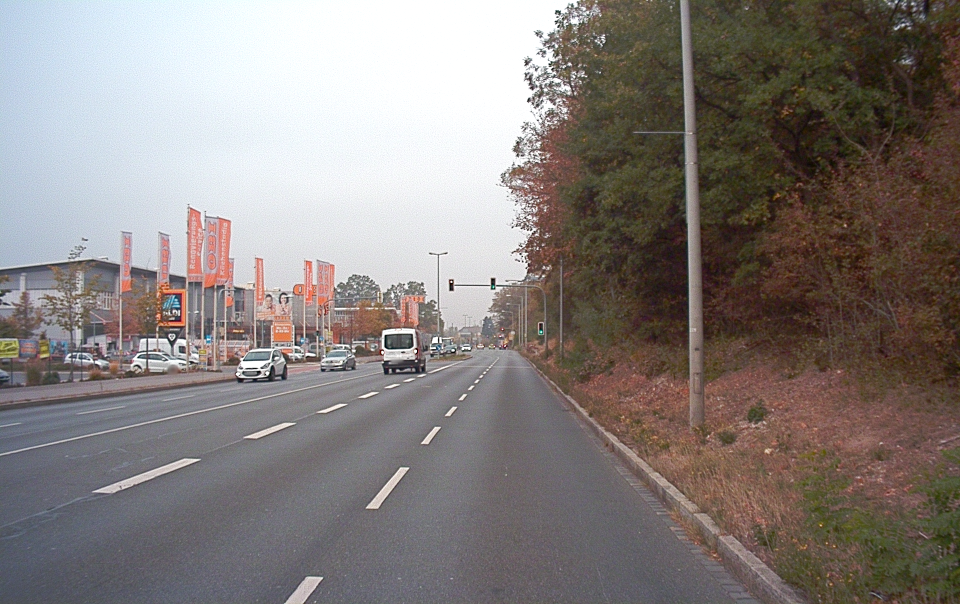
#> input picture IPM/20181008095521_camera_frontcenter_000000595.png, 1920 x 1208 px (shown at 1/2 size)
$ jupyter execute ROI.ipynb
#> lines starting #> are read from the running program, lines starting #| are printed output that depends on the picture; after the words box and inside, x2 and y2 are one past the last pixel; in counts of white or black regions, pixels touching at a corner belong together
[cell 1]
# "left": 200,
# "right": 1750,
# "top": 900,
# "bottom": 1208

[cell 2]
import cv2
import matplotlib.pyplot as plt

[cell 3]
img = cv2.imread("20181008095521_camera_frontcenter_000000595.png")
#> img is the input picture: shape (1208, 1920, 3); mean B, G, R 124.1, 127.1, 134.3
# cv2.imshow("Normal", img)
# cv2.waitKey(0)
# cv2.destroyAllWindows()

[cell 4]
for i in range(200-1, 1750-1):
    img[900-1][i] = (0, 0, 255)
    img[1208-3][i] = (0, 0, 255)
    img[900][i] = (0, 0, 255)
    img[1208-2][i] = (0, 0, 255)
    img[900+1][i] = (0, 0, 255)
    img[1208-1][i] = (0, 0, 255)
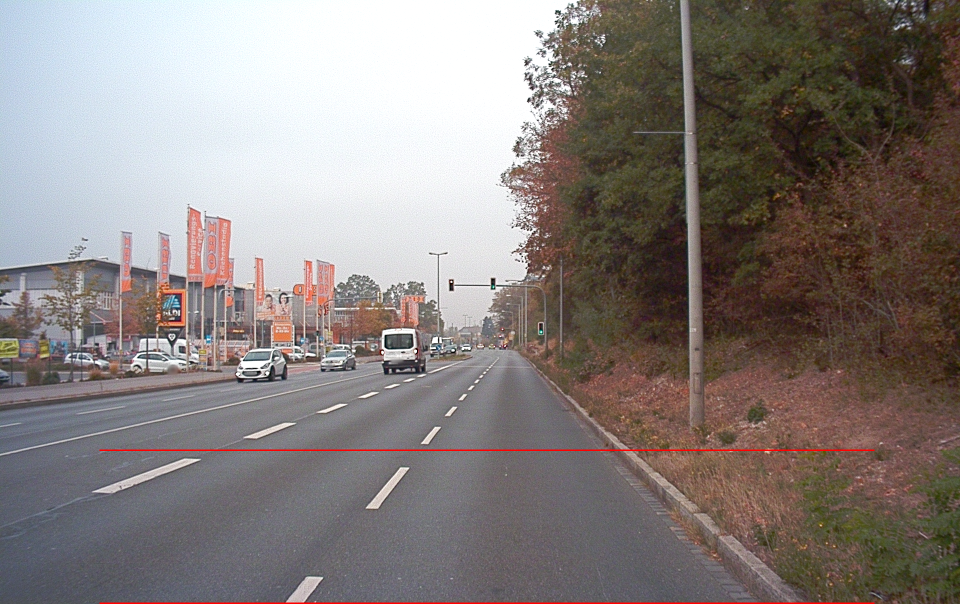
#> img: shape (1208, 1920, 3) (shown at 1/2 size); 0.4% of pixels changed, all inside (x1, y1, x2, y2) = (199, 899, 1749, 1208)

for i in range(900-1, 1208-1):
    img[i][200-1] = (0, 0, 255)
    img[i][1750-1] = (0, 0, 255)
    img[i][200] = (0, 0, 255)
    img[i][1750] = (0, 0, 255)
    img[i][200+1] = (0, 0, 255)
    img[i][1750+1] = (0, 0, 255)
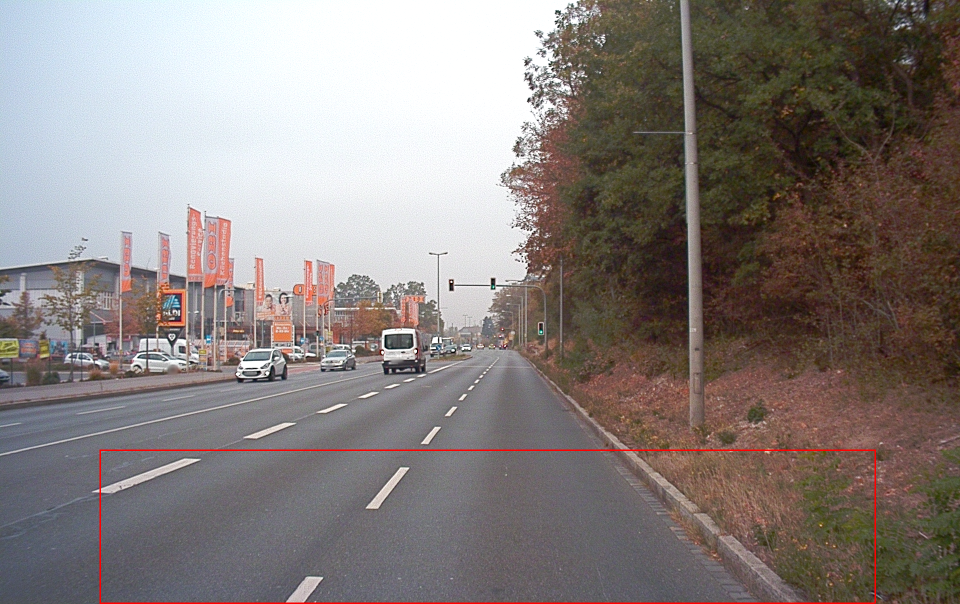
#> img: shape (1208, 1920, 3) (shown at 1/2 size); 0.08% of pixels changed, all inside (x1, y1, x2, y2) = (199, 899, 1752, 1207)

# cv2.imshow("Normal", img)
# cv2.waitKey(0)
# cv2.destroyAllWindows()

[cell 5]
plt.imshow(img)

[cell 6]
cv2.imwrite("NormalROI.png", img)
#> Out = True

$ run again, with IPM/20181107133445_camera_frontcenter_000002022.png copied over IPM/20181008095521_camera_frontcenter_000000595.png
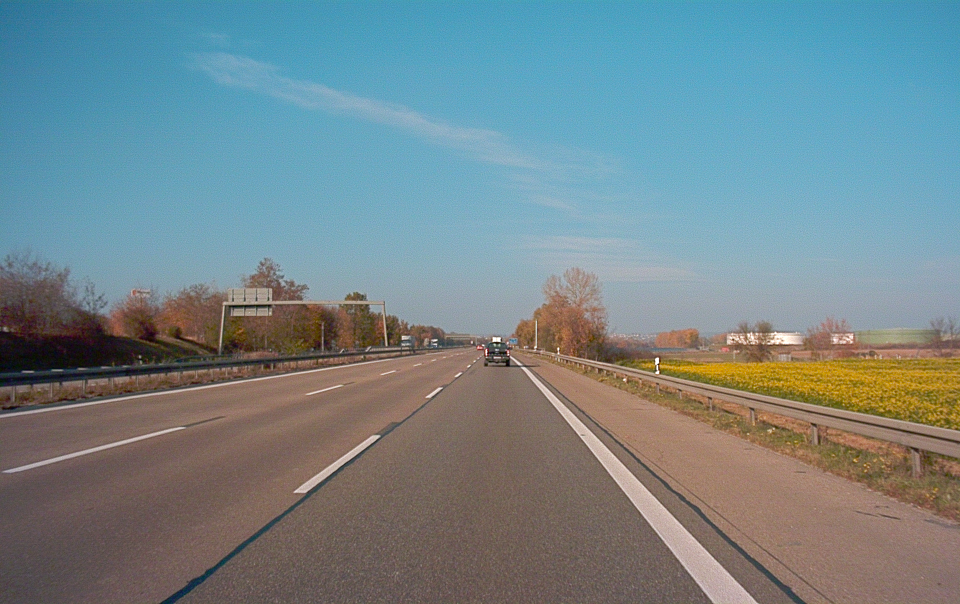
#> input picture IPM/20181107133445_camera_frontcenter_000002022.png, 1920 x 1208 px (shown at 1/2 size)
#> img is the input picture: shape (1208, 1920, 3); mean B, G, R 138.5, 133.9, 115.8
#> after the loop `for i in range(200-1, 1750-1):`:
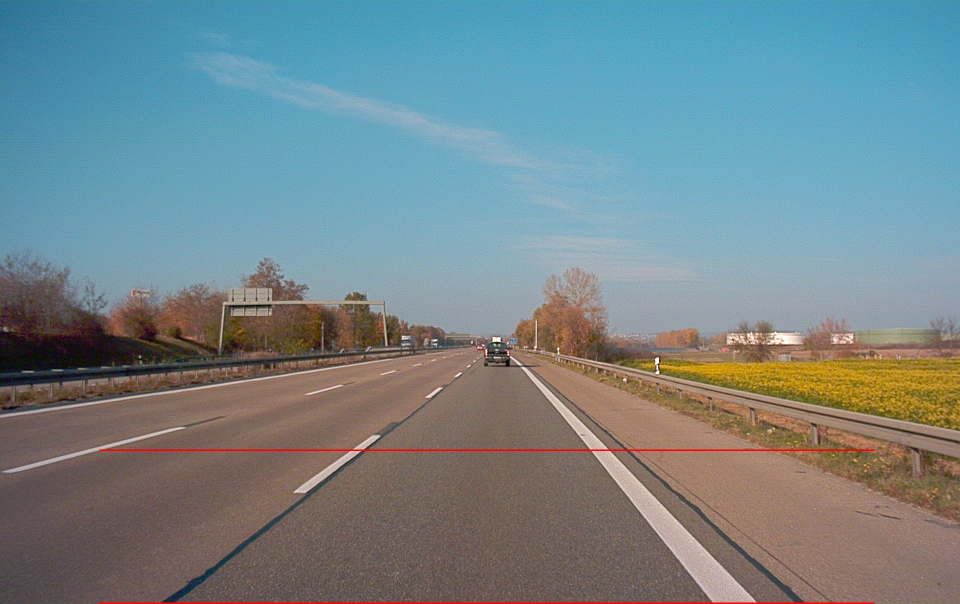
#> img: shape (1208, 1920, 3) (shown at 1/2 size); 0.4% of pixels changed, all inside (x1, y1, x2, y2) = (199, 899, 1749, 1208)
#> after the loop `for i in range(900-1, 1208-1):`:
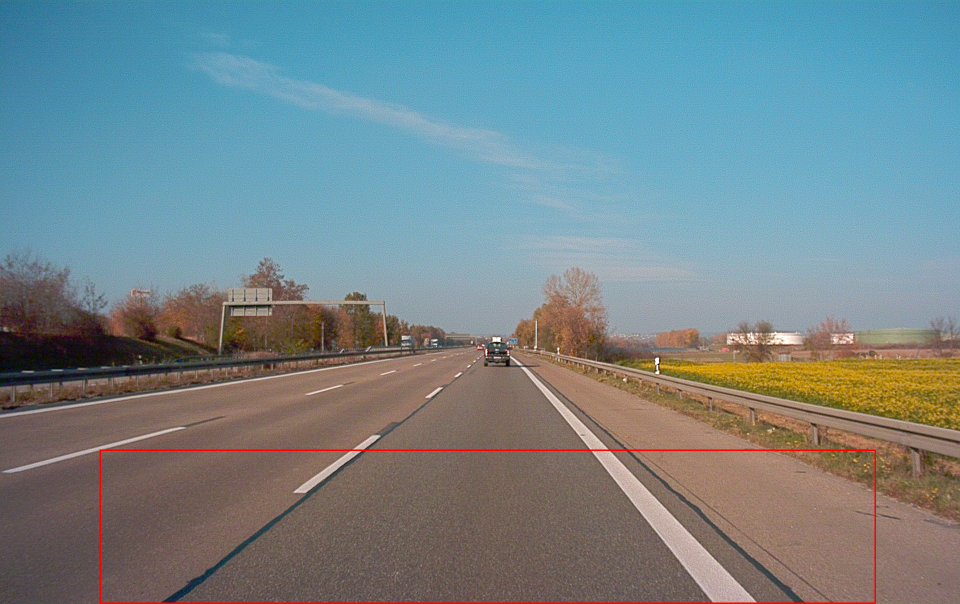
#> img: shape (1208, 1920, 3) (shown at 1/2 size); 0.08% of pixels changed, all inside (x1, y1, x2, y2) = (199, 899, 1752, 1207)
#> Out = True

$ run again, with IPM/20181204170238_camera_frontcenter_000000330.png copied over IPM/20181008095521_camera_frontcenter_000000595.png
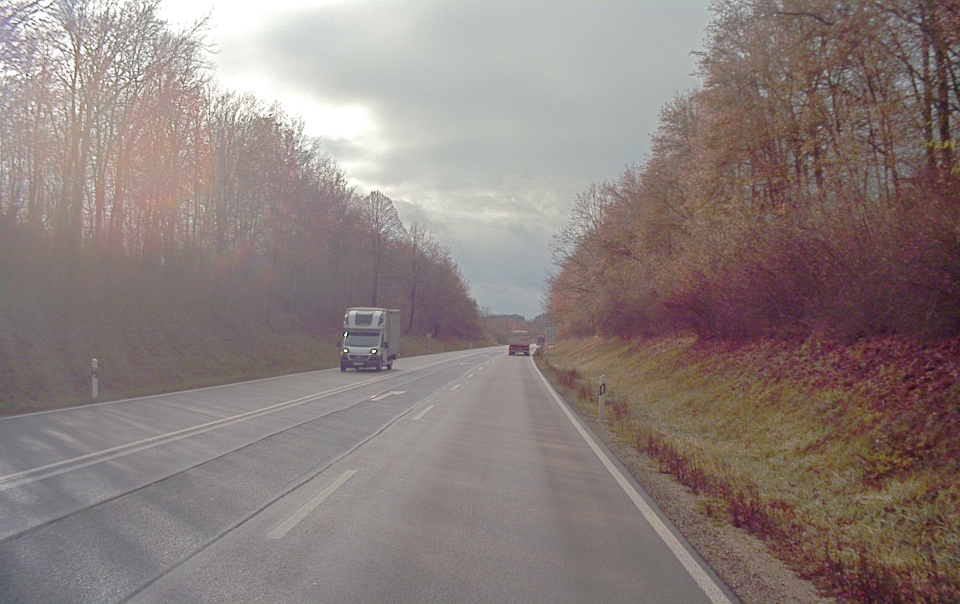
#> input picture IPM/20181204170238_camera_frontcenter_000000330.png, 1920 x 1208 px (shown at 1/2 size)
#> img is the input picture: shape (1208, 1920, 3); mean B, G, R 123.4, 126.9, 139
#> after the loop `for i in range(200-1, 1750-1):`:
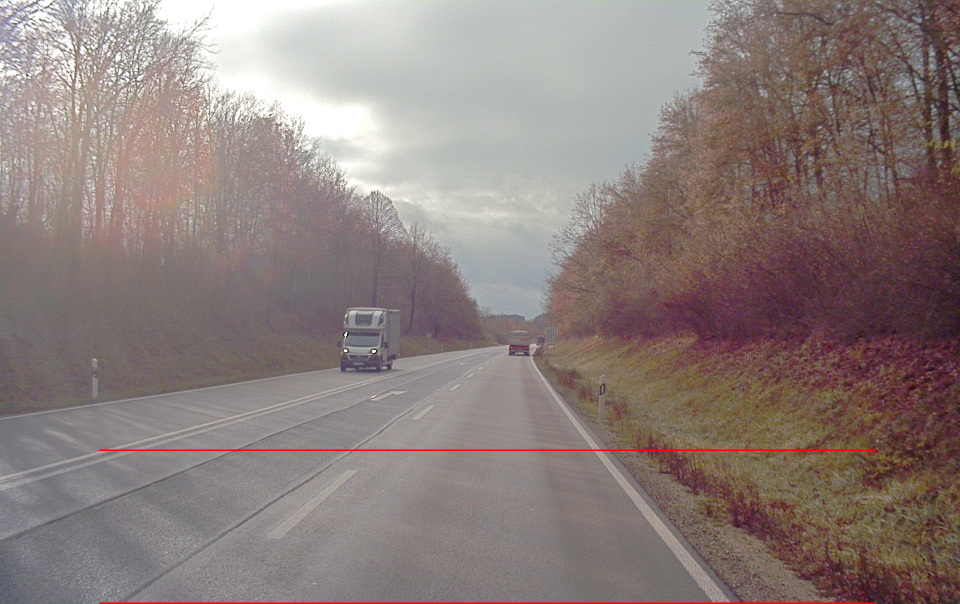
#> img: shape (1208, 1920, 3) (shown at 1/2 size); 0.4% of pixels changed, all inside (x1, y1, x2, y2) = (199, 899, 1749, 1208)
#> after the loop `for i in range(900-1, 1208-1):`:
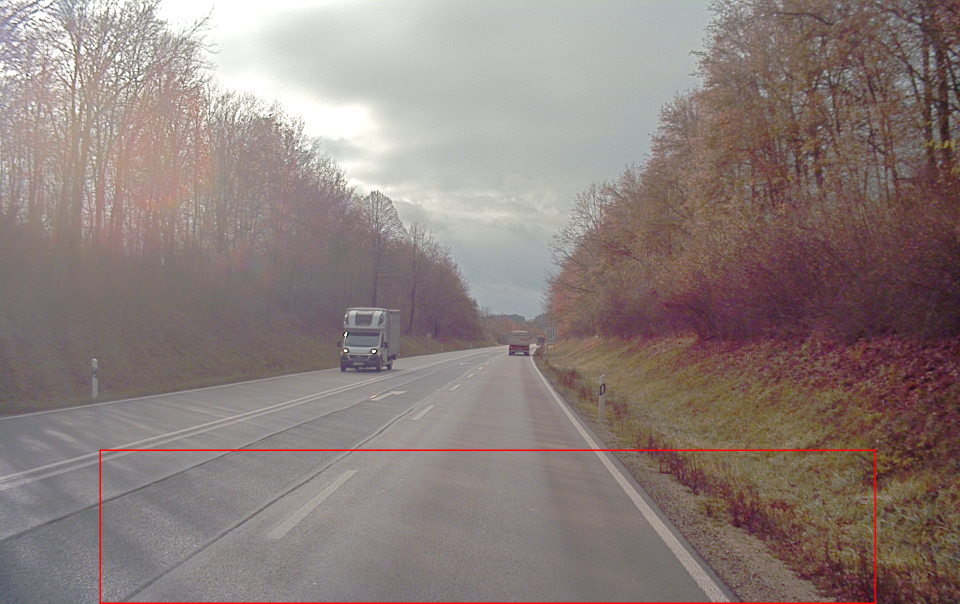
#> img: shape (1208, 1920, 3) (shown at 1/2 size); 0.08% of pixels changed, all inside (x1, y1, x2, y2) = (199, 899, 1752, 1207)
#> Out = True
